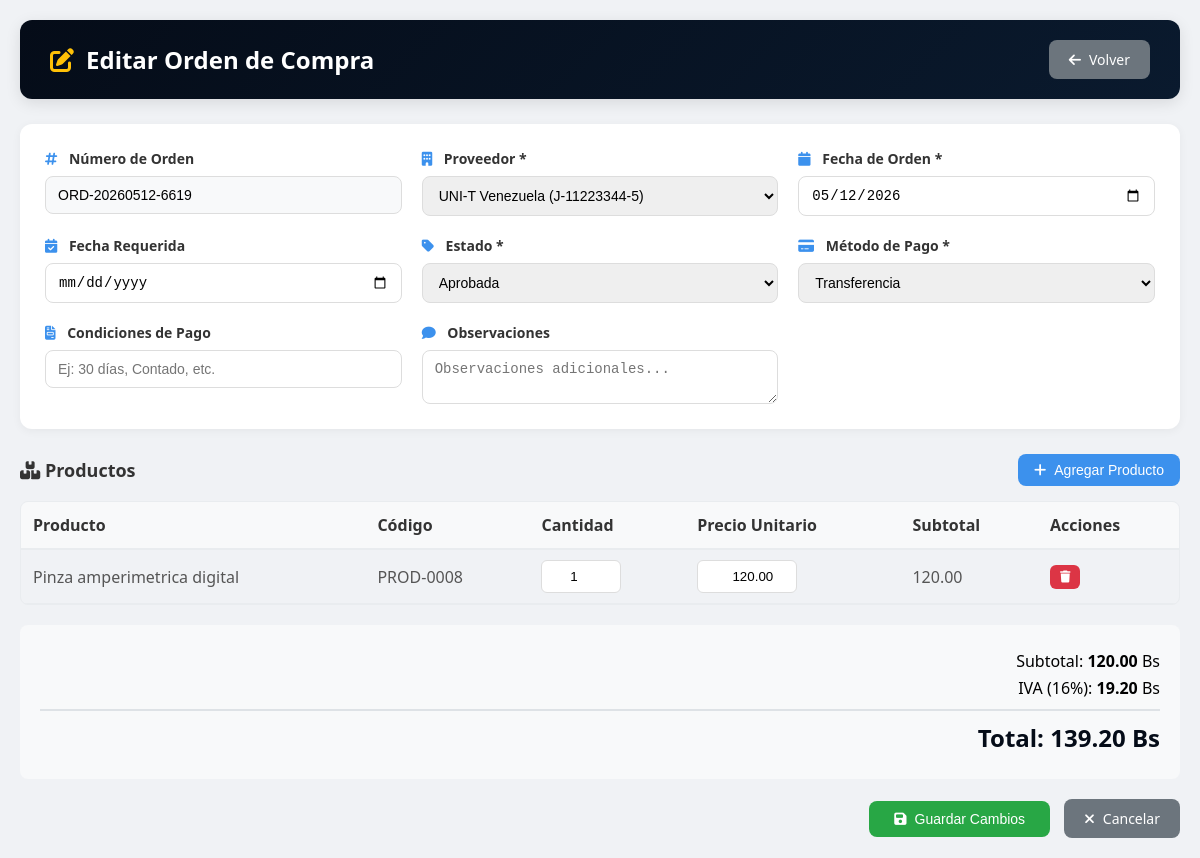
Screenshot of /compras/editar_compra.php?id=2 (signed in) with the database file from the repository.
### tables this page shows
CREATE TABLE `compras` (
  `id` int NOT NULL AUTO_INCREMENT,
  `numero_orden` varchar(50) NOT NULL,
  `proveedor_id` int NOT NULL,
  `fecha_orden` date NOT NULL,
  `fecha_requerida` date DEFAULT NULL,
  `fecha_recibido` date DEFAULT NULL,
  `subtotal` decimal(12,2) NOT NULL DEFAULT '0.00',
  `iva` decimal(12,2) NOT NULL DEFAULT '0.00',
  `descuento` decimal(12,2) DEFAULT '0.00',
  `total` decimal(12,2) NOT NULL DEFAULT '0.00',
  `estado` enum('cotizacion','aprobada','enviada','recibida_parcial','recibida_total','anulada') DEFAULT 'cotizacion',
  `metodo_pago` enum('transferencia','efectivo','cheque','credito') DEFAULT 'transferencia',
  `condiciones_pago` varchar(100) DEFAULT NULL,
  `usuario_creacion_id` int NOT NULL,
  `usuario_aprobacion_id` int DEFAULT NULL,
  `fecha_aprobacion` datetime DEFAULT NULL,
  `observaciones` text,
  `created_at` timestamp NULL DEFAULT CURRENT_TIMESTAMP,
  `updated_at` timestamp NULL DEFAULT CURRENT_TIMESTAMP ON UPDATE CURRENT_TIMESTAMP,
  PRIMARY KEY (`id`),
  UNIQUE KEY `numero_orden` (`numero_orden`),
  KEY `idx_proveedor_id` (`proveedor_id`),
  KEY `idx_estado` (`estado`),
  KEY `idx_fecha_orden` (`fecha_orden`)
);

CREATE TABLE `proveedores` (
  `id` int NOT NULL AUTO_INCREMENT,
  `codigo` varchar(50) NOT NULL,
  `nombre_comercial` varchar(150) NOT NULL,
  `razon_social` varchar(200) DEFAULT NULL,
  `ruc` varchar(20) DEFAULT NULL,
  `tipo_documento` enum('cedula','ruc','pasaporte','dni') DEFAULT 'ruc',
  `direccion` text,
  `ciudad` varchar(100) DEFAULT NULL,
  `telefono_principal` varchar(20) NOT NULL,
  `telefono_secundario` varchar(20) DEFAULT NULL,
  `email_principal` varchar(100) NOT NULL,
  `email_secundario` varchar(100) DEFAULT NULL,
  `contacto_nombre` varchar(100) DEFAULT NULL,
  `contacto_cargo` varchar(100) DEFAULT NULL,
  `sitio_web` varchar(255) DEFAULT NULL,
  `condiciones_pago` varchar(100) DEFAULT NULL,
  `plazo_entrega` int DEFAULT '0',
  `forma_pago` enum('transferencia','efectivo','cheque','mixto') DEFAULT 'transferencia',
  `moneda` enum('Bs','USD','EUR') DEFAULT 'Bs',
  `estado` enum('activo','inactivo','suspendido') DEFAULT 'activo',
  `saldo_pendiente` decimal(12,2) DEFAULT '0.00',
  `calificacion` decimal(2,1) DEFAULT '0.0',
  `notas` text,
  `created_at` timestamp NULL DEFAULT CURRENT_TIMESTAMP,
  `updated_at` timestamp NULL DEFAULT CURRENT_TIMESTAMP ON UPDATE CURRENT_TIMESTAMP,
  PRIMARY KEY (`id`),
  UNIQUE KEY `codigo` (`codigo`),
  UNIQUE KEY `ruc` (`ruc`),
  KEY `idx_estado` (`estado`),
  KEY `idx_ruc` (`ruc`),
  KEY `idx_codigo` (`codigo`)
);

CREATE TABLE `compra_detalles` (
  `id` int NOT NULL AUTO_INCREMENT,
  `compra_id` int NOT NULL,
  `producto_id` int NOT NULL,
  `cantidad` int NOT NULL DEFAULT '1',
  `precio_unitario` decimal(12,2) NOT NULL DEFAULT '0.00',
  `subtotal` decimal(12,2) NOT NULL DEFAULT '0.00',
  `created_at` timestamp NULL DEFAULT CURRENT_TIMESTAMP,
  PRIMARY KEY (`id`),
  KEY `idx_compra_id` (`compra_id`),
  KEY `idx_producto_id` (`producto_id`),
  CONSTRAINT `compra_detalles_ibfk_1` FOREIGN KEY (`compra_id`) REFERENCES `compras` (`id`) ON DELETE CASCADE,
  CONSTRAINT `compra_detalles_ibfk_2` FOREIGN KEY (`producto_id`) REFERENCES `products` (`id`) ON DELETE CASCADE
);

CREATE TABLE `products` (
  `id` int NOT NULL AUTO_INCREMENT,
  `sku` varchar(100) DEFAULT NULL,
  `name` varchar(255) NOT NULL,
  `price` decimal(10,2) NOT NULL,
  `image_url` varchar(512) DEFAULT NULL,
  `description` text,
  `category` varchar(100) DEFAULT 'General',
  `rating` decimal(2,1) DEFAULT '0.0',
  `views_count` int DEFAULT '0',
  `specs` text,
  `stock` int DEFAULT '0',
  `is_featured` tinyint(1) DEFAULT '0',
  `weight` decimal(10,2) DEFAULT '0.00',
  `dimensions` varchar(100) DEFAULT NULL,
  `currency` varchar(3) DEFAULT 'Bs',
  `active` tinyint(1) NOT NULL DEFAULT '1',
  `deleted_at` datetime DEFAULT NULL,
  `created_at` timestamp NULL DEFAULT CURRENT_TIMESTAMP,
  `updated_at` timestamp NULL DEFAULT CURRENT_TIMESTAMP ON UPDATE CURRENT_TIMESTAMP,
  PRIMARY KEY (`id`),
  UNIQUE KEY `sku` (`sku`)
);

### compras/editar_compra.php (the view, shortened to what this page needs)
<?php
$database = new Database();
$db = $database->getConnection();
$compraId = isset($_GET['id']) ? intval($_GET['id']) : 0;
$query = "SELECT c.*, p.nombre_comercial as proveedor_nombre
          FROM compras c
          LEFT JOIN proveedores p ON c.proveedor_id = p.id
          WHERE c.id = :id";
$stmt = $db->prepare($query);
$stmt->bindParam(':id', $compraId, PDO::PARAM_INT);
$stmt->execute();
$compra = $stmt->fetch(PDO::FETCH_ASSOC);
$queryProductos = "SELECT cd.*, pr.name as producto_nombre, pr.sku
                   FROM compra_detalles cd
                   LEFT JOIN products pr ON cd.producto_id = pr.id
                   WHERE cd.compra_id = :compra_id
                   ORDER BY cd.id ASC";
$stmtProductos = $db->prepare($queryProductos);
$stmtProductos->bindParam(':compra_id', $compraId, PDO::PARAM_INT);
$stmtProductos->execute();
$productos = $stmtProductos->fetchAll(PDO::FETCH_ASSOC);
$queryProveedores = "SELECT id, nombre_comercial, ruc FROM proveedores WHERE estado = 'activo' ORDER BY nombre_comercial";
$stmtProveedores = $db->prepare($queryProveedores);
$stmtProveedores->execute();
$proveedores = $stmtProveedores->fetchAll(PDO::FETCH_ASSOC);
$estados = [
    'cotizacion' => 'Cotización',
    'aprobada' => 'Aprobada',
    'enviada' => 'Enviada',
    'recibida_parcial' => 'Recibida Parcial',
    'recibida_total' => 'Recibida Total',
    'anulada' => 'Anulada'
];
$metodosPago = [
    'transferencia' => 'Transferencia',
    'efectivo' => 'Efectivo',
    'cheque' => 'Cheque',
    'credito' => 'Crédito'
];
?>
<!DOCTYPE html>
<html>
<head>
    <link rel="stylesheet" href="https://cdnjs.cloudflare.com/ajax/libs/font-awesome/6.4.0/css/all.min.css">
</head>
<body>
<div class="container">
    <div class="header">
        <h1>
            <i class="fas fa-edit"></i>
            Editar Orden de Compra
        </h1>
        <div>
            <a href="ver_compra.php" class="btn-volver">
                <i class="fas fa-arrow-left"></i> Volver
            </a>
        </div>
    </div>
    <form id="formEditarCompra">
        <div class="form-card">
            <div class="form-grid">
                <div class="form-group">
                    <label><i class="fas fa-hashtag"></i> Número de Orden</label>
                    <input type="text" value="<?php echo htmlspecialchars($compra['numero_orden']); ?>" readonly>
                </div>
                <div class="form-group">
                    <label><i class="fas fa-building"></i> Proveedor *</label>
                    <select name="proveedor_id" id="proveedor_id" required>
                        <?php foreach ($proveedores as $proveedor): ?>
                            <option value="<?php echo $proveedor['id']; ?>"
                                <?php echo ($compra['proveedor_id'] == $proveedor['id']) ? 'selected' : ''; ?>>
                                <?php echo htmlspecialchars($proveedor['nombre_comercial']); ?>
                                (<?php echo htmlspecialchars($proveedor['ruc']); ?>)
                            </option>
                        <?php endforeach; ?>
                    </select>
                </div>
                <div class="form-group">
                    <label><i class="fas fa-calendar"></i> Fecha de Orden *</label>
                    <input type="date" name="fecha_orden" id="fecha_orden"
                           value="<?php echo $compra['fecha_orden']; ?>" required>
                </div>
                <div class="form-group">
                    <label><i class="fas fa-calendar-check"></i> Fecha Requerida</label>
                    <input type="date" name="fecha_requerida" id="fecha_requerida"
                           value="<?php echo $compra['fecha_requerida']; ?>">
                </div>
                <div class="form-group">
                    <label><i class="fas fa-tag"></i> Estado *</label>
                    <select name="estado" id="estado" required>
                        <?php foreach ($estados as $key => $label): ?>
                            <option value="<?php echo $key; ?>"
                                <?php echo ($compra['estado'] == $key) ? 'selected' : ''; ?>>
                                <?php echo $label; ?>
                            </option>
                        <?php endforeach; ?>
                    </select>
                </div>
                <div class="form-group">
                    <label><i class="fas fa-credit-card"></i> Método de Pago *</label>
                    <select name="metodo_pago" id="metodo_pago" required>
                        <?php foreach ($metodosPago as $key => $label): ?>
                            <option value="<?php echo $key; ?>"
                                <?php echo ($compra['metodo_pago'] == $key) ? 'selected' : ''; ?>>
                                <?php echo $label; ?>
                            </option>
                        <?php endforeach; ?>
                    </select>
                </div>
                <div class="form-group">
                    <label><i class="fas fa-file-invoice"></i> Condiciones de Pago</label>
                    <input type="text" name="condiciones_pago" id="condiciones_pago"
                           value="<?php echo htmlspecialchars($compra['condiciones_pago'] ?? ''); ?>"
                           placeholder="Ej: 30 días, Contado, etc.">
                </div>
                <div class="form-group">
                    <label><i class="fas fa-comment"></i> Observaciones</label>
                    <textarea name="observaciones" id="observaciones" rows="2"
                              placeholder="Observaciones adicionales..."><?php echo htmlspecialchars($compra['observaciones'] ?? ''); ?></textarea>
                </div>
            </div>
        </div>
        <div class="productos-section">
            <div class="productos-header">
                <h3><i class="fas fa-boxes"></i> Productos</h3>
                <button type="button" class="btn-agregar" onclick="abrirModalProductos()">
                    <i class="fas fa-plus"></i> Agregar Producto
                </button>
            </div>
            <div class="table-container">
                <table id="tablaProductos">
                    <thead>
                        <tr>
                            <th>Producto</th>
                            <th>Código</th>
                            <th>Cantidad</th>
                            <th>Precio Unitario</th>
                            <th>Subtotal</th>
                            <th>Acciones</th>
                        </tr>
                    </thead>
                    <tbody id="tbodyProductos">
                        <?php foreach ($productos as $producto): ?>
                        <tr data-id="<?php echo $producto['id']; ?>"
                            data-producto-id="<?php echo $producto['producto_id']; ?>">
                            <td>
                                <span class="producto-nombre-txt"><?php echo htmlspecialchars($producto['producto_nombre']); ?></span>
                            </td>
                            <td><?php echo htmlspecialchars($producto['sku'] ?? '-'); ?></td>
                            <td>
                                <input type="number" name="cantidad[]" class="cantidad-input"
                                       value="<?php echo $producto['cantidad']; ?>" step="1" min="1"
                                       onchange="calcularFila(this)">
                            </td>
                            <td>
                                <input type="number" name="precio_unitario[]" class="precio-input"
                                       value="<?php echo $producto['precio_unitario']; ?>" step="0.01" min="0"
                                       onchange="calcularFila(this)">
                            </td>
                            <td class="subtotal-td"><?php echo number_format($producto['subtotal'], 2); ?></td>
                            <td>
                                <button type="button" class="btn-eliminar" onclick="eliminarFila(this)">
                                    <i class="fas fa-trash"></i>
                                </button>
                            </td>
                        </tr>
                        <?php endforeach; ?>
                    </tbody>
                </table>
            </div>
            <div class="totales">
                <p>Subtotal: <strong id="subtotal"><?php echo number_format($compra['subtotal'], 2); ?></strong> Bs</p>
                <p>IVA (16%): <strong id="iva"><?php echo number_format($compra['iva'], 2); ?></strong> Bs</p>
                <p class="total-final">Total: <strong id="total"><?php echo number_format($compra['total'], 2); ?></strong> Bs</p>
            </div>
        </div>
        <div style="text-align: right; margin-top: 20px;">
            <button type="button" class="btn-guardar" onclick="guardarCompra()">
                <i class="fas fa-save"></i> Guardar Cambios
            </button>
            <a href="ver_compra.php" class="btn-volver">
                <i class="fas fa-times"></i> Cancelar
            </a>
        </div>
    </form>
</div>
</body>
</html>

### compras/editar_compra.php (style rules this page uses)
* { margin: 0; padding: 0; box-sizing: border-box; }
body { font-family: 'Segoe UI', Tahoma, Geneva, Verdana, sans-serif; background: #f0f2f5; padding: 20px; }
.container { max-width: 1400px; margin: 0 auto; }
.header { background: linear-gradient(135deg, #050C18 0%, #0a1a2e 100%); color: white; padding: 20px 30px; border-radius: 12px; margin-bottom: 25px; display: flex; justify-content: space-between; align-items: center; box-shadow: 0 4px 15px rgba(0,0,0,0.1); }
.header h1 { font-size: 24px; display: flex; align-items: center; gap: 12px; }
.header h1 i { color: #ffc107; }
.btn-volver { background: #6c757d; color: white; border: none; padding: 10px 20px; border-radius: 8px; cursor: pointer; font-size: 14px; transition: all 0.3s; text-decoration: none; display: inline-flex; align-items: center; gap: 8px; }
.btn-guardar { background: #28a745; color: white; border: none; padding: 10px 25px; border-radius: 8px; cursor: pointer; font-size: 14px; display: inline-flex; align-items: center; gap: 8px; margin-right: 10px; }
.form-card { background: white; border-radius: 12px; padding: 25px; margin-bottom: 25px; box-shadow: 0 2px 10px rgba(0,0,0,0.05); }
.form-grid { display: grid; grid-template-columns: repeat(auto-fit, minmax(300px, 1fr)); gap: 20px; }
.form-group { display: flex; flex-direction: column; gap: 8px; }
.form-group label { font-weight: 600; color: #333; font-size: 14px; }
.form-group label i { margin-right: 8px; color: #3C91ED; }
.form-group input, .form-group select, .form-group textarea { padding: 10px 12px; border: 1px solid #ddd; border-radius: 8px; font-size: 14px; transition: all 0.3s; }
.form-group input[readonly] { background: #f8f9fa; cursor: not-allowed; }
.productos-section { margin-top: 25px; }
.productos-header { display: flex; justify-content: space-between; align-items: center; margin-bottom: 15px; flex-wrap: wrap; gap: 15px; }
.productos-header h3 { color: #333; font-size: 18px; }
.btn-agregar { background: #3C91ED; color: white; border: none; padding: 8px 16px; border-radius: 8px; cursor: pointer; font-size: 14px; display: inline-flex; align-items: center; gap: 8px; }
.btn-eliminar { background: #dc3545; color: white; border: none; padding: 5px 10px; border-radius: 6px; cursor: pointer; font-size: 12px; }
.table-container { overflow-x: auto; border-radius: 8px; border: 1px solid #e9ecef; }
table { width: 100%; border-collapse: collapse; }
th { background: #f8f9fa; padding: 12px; text-align: left; font-weight: 600; color: #333; border-bottom: 2px solid #e9ecef; }
td { padding: 10px 12px; border-bottom: 1px solid #e9ecef; color: #555; }
.cantidad-input { width: 80px; padding: 8px; text-align: center; border: 1px solid #ddd; border-radius: 6px; }
.precio-input { width: 100px; padding: 8px; text-align: right; border: 1px solid #ddd; border-radius: 6px; }
.totales { margin-top: 20px; padding: 20px; background: #f8f9fa; border-radius: 8px; text-align: right; }
.totales p { margin: 5px 0; font-size: 16px; }
.totales .total-final { font-size: 24px; font-weight: bold; color: #050C18; margin-top: 10px; padding-top: 10px; border-top: 2px solid #dee2e6; }

### rows the page displays
compras: numero_orden "ORD-20260512-6619", proveedor_id "UNI-T Venezuela (J-11223344-5)", fecha_orden "05/12/2026", estado "Aprobada", metodo_pago "Transferencia", subtotal "120.00", iva "19.20", total "139.20"
compra_detalles: producto.name "Pinza amperimetrica digital", producto.sku "PROD-0008", cantidad "1", precio_unitario "120.00", subtotal "120.00"
